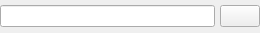
<ui version="4.0" >
 <class>LinkWidget</class>
 <widget class="QWidget" name="LinkWidget" >
  <property name="geometry" >
   <rect>
    <x>0</x>
    <y>0</y>
    <width>260</width>
    <height>33</height>
   </rect>
  </property>
  <property name="sizePolicy" >
   <sizepolicy vsizetype="Fixed" hsizetype="Expanding" >
    <horstretch>0</horstretch>
    <verstretch>0</verstretch>
   </sizepolicy>
  </property>
  <layout class="QHBoxLayout" >
   <property name="spacing" >
    <number>5</number>
   </property>
   <property name="margin" >
    <number>0</number>
   </property>
   <item>
    <widget class="QLineEdit" name="uiText" />
   </item>
   <item>
    <layout class="QHBoxLayout" >
     <property name="spacing" >
      <number>1</number>
     </property>
     <item>
      <widget class="QPushButton" name="pushOpen" >
       <property name="toolTip" >
        <string>Select file...</string>
       </property>
       <property name="text" >
        <string/>
       </property>
       <property name="icon" >
        <iconset resource="common.qrc" >:/images/images/folder.png</iconset>
       </property>
      </widget>
     </item>
    </layout>
   </item>
  </layout>
 </widget>
 <resources>
  <include location="common.qrc" />
 </resources>
 <connections/>
</ui>
